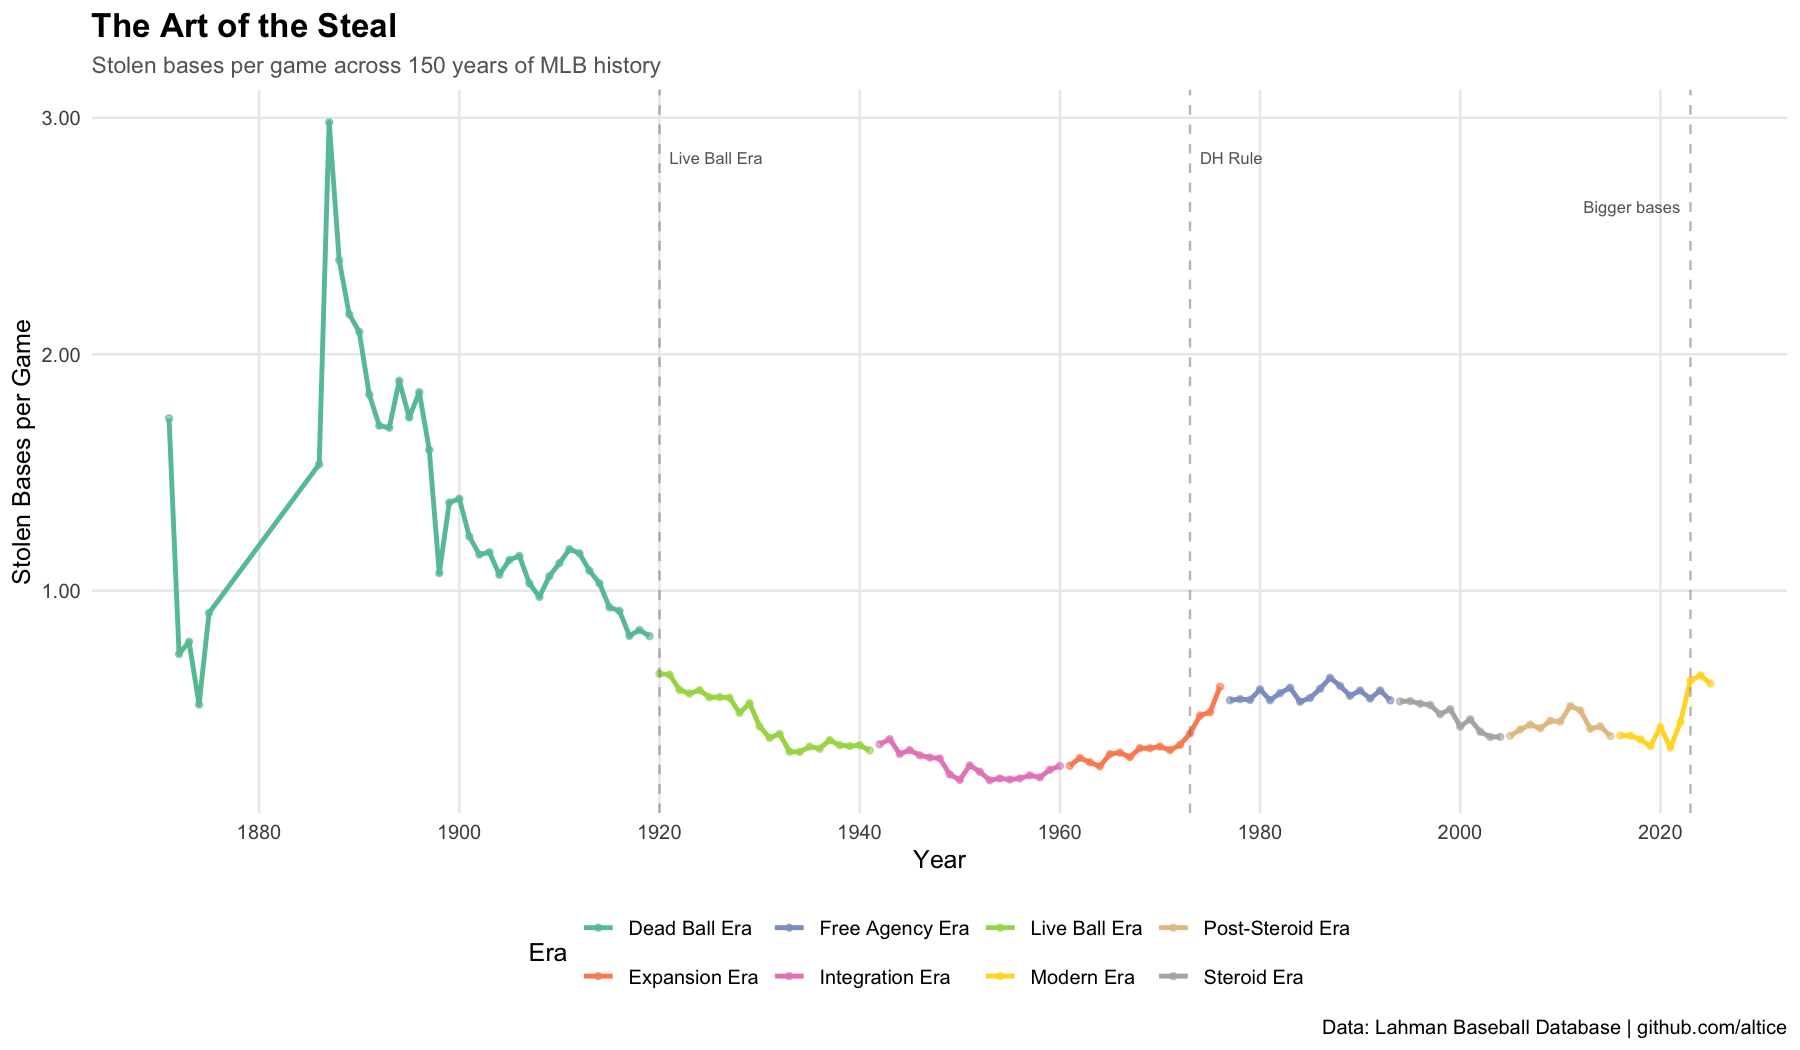

R code for this plot:
# ============================================
# The Art of the Steal
# Stolen Base Trends in MLB Since 1871
# Kulwant Saluja | github.com/altice
# ============================================

library(ggplot2)
library(dplyr)
library(readr)
library(scales)

# Load data
batting <- read_csv("data/Batting.csv")
people  <- read_csv("data/People.csv")

# Aggregate stolen bases by year
sb_by_year <- batting %>%
  filter(!is.na(SB), !is.na(AB), AB > 0) %>%
  group_by(yearID) %>%
  summarise(
    total_SB   = sum(SB, na.rm = TRUE),
    total_AB   = sum(AB, na.rm = TRUE),
    total_G    = sum(G,  na.rm = TRUE),
    SB_per_game = total_SB / (total_G / 9)
  ) %>%
  filter(yearID >= 1871)

# Define eras
sb_by_year <- sb_by_year %>%
  mutate(era = case_when(
    yearID < 1920 ~ "Dead Ball Era",
    yearID < 1942 ~ "Live Ball Era",
    yearID < 1961 ~ "Integration Era",
    yearID < 1977 ~ "Expansion Era",
    yearID < 1994 ~ "Free Agency Era",
    yearID < 2005 ~ "Steroid Era",
    yearID < 2016 ~ "Post-Steroid Era",
    TRUE          ~ "Modern Era"
  ))

# Plot
p <- ggplot(sb_by_year, aes(x = yearID, y = SB_per_game, color = era)) +
  geom_line(linewidth = 1.1) +
  geom_point(size = 1.2, alpha = 0.6) +

  # Annotate key moments
  geom_vline(xintercept = 1920, linetype = "dashed", color = "gray50", alpha = 0.5) +
  annotate("text", x = 1921, y = max(sb_by_year$SB_per_game) * 0.95,
           label = "Live Ball Era", size = 2.8, color = "gray40", hjust = 0) +
  geom_vline(xintercept = 1973, linetype = "dashed", color = "gray50", alpha = 0.5) +
  annotate("text", x = 1974, y = max(sb_by_year$SB_per_game) * 0.95,
           label = "DH Rule", size = 2.8, color = "gray40", hjust = 0) +
  geom_vline(xintercept = 2023, linetype = "dashed", color = "gray50", alpha = 0.5) +
  annotate("text", x = 2022, y = max(sb_by_year$SB_per_game) * 0.88,
           label = "Bigger bases", size = 2.8, color = "gray40", hjust = 1) +

  scale_color_brewer(palette = "Set2") +
  scale_x_continuous(breaks = seq(1880, 2025, by = 20)) +
  scale_y_continuous(labels = number_format(accuracy = 0.01)) +

  labs(
    title    = "The Art of the Steal",
    subtitle = "Stolen bases per game across 150 years of MLB history",
    x        = "Year",
    y        = "Stolen Bases per Game",
    color    = "Era",
    caption  = "Data: Lahman Baseball Database | github.com/altice"
  ) +
  theme_minimal(base_size = 12) +
  theme(
    plot.title    = element_text(face = "bold", size = 16),
    plot.subtitle = element_text(color = "gray40", size = 11),
    legend.position = "bottom",
    panel.grid.minor = element_blank()
  )

# Save
ggsave("stolen_bases.png", plot = p, width = 12, height = 7, dpi = 150)
cat("Chart saved to stolen_bases.png\n")
